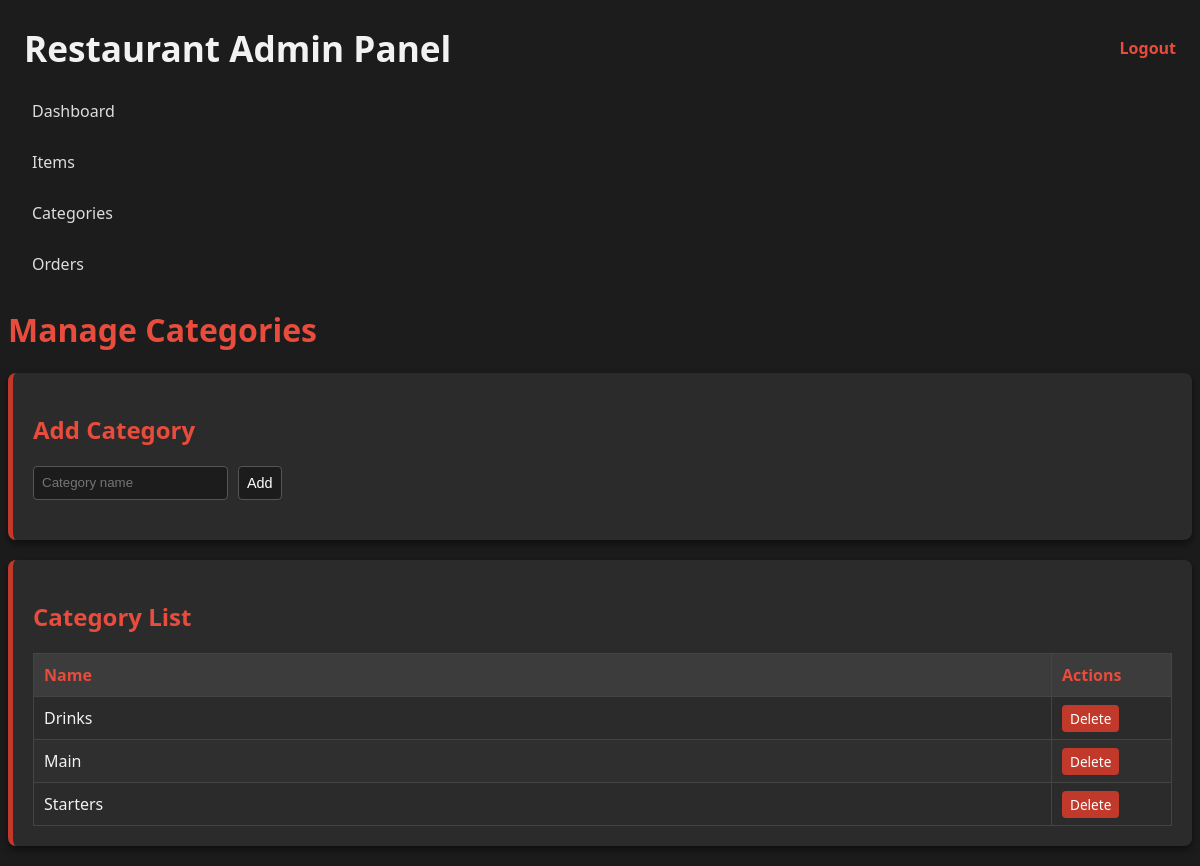
Screenshot of /public/admin/index.php?page=categories (signed in) with the database file from the repository.
### tables this page shows
CREATE TABLE categories (
    id INTEGER PRIMARY KEY AUTOINCREMENT,
    name TEXT NOT NULL
);

### public/admin/index.php (called while the page is built, shortened)
<?php
require __DIR__ . '/includes/header.php';
require __DIR__ . '/includes/sidebar.php';
$page = $_GET['page'] ?? 'dashboard';
require __DIR__ . "/$page.php";

### public/admin/categories.php (the view, shortened to what this page needs)
<?php
require __DIR__ . "/../../src/database.php";
$cats = $pdo->query("SELECT * FROM categories ORDER BY id DESC")->fetchAll(PDO::FETCH_ASSOC);
?>
<div class="main-content">
    <h1 class="page-title">Manage Categories</h1>
    <div class="card">
        <h2>Add Category</h2>
        <form method="POST" class="form-grid">
            <input type="text" name="name" placeholder="Category name" required>
            <button type="submit" name="create" class="btn-primary">Add</button>
        </form>
    </div>
    <div class="card">
        <h2>Category List</h2>
        <table class="table">
            <thead>
                <tr>
                    <th>Name</th>
                    <th style="width:120px;">Actions</th>
                </tr>
            </thead>
            <tbody>
            <?php foreach ($cats as $c): ?>
                <tr>
                    <td><?= htmlspecialchars($c['name']) ?></td>
                    <td>
                        <a href="index.php?page=categories&delete=<?= $c['id'] ?>" onclick="return confirm('Delete category?')" class="btn-danger-small">Delete</a>
                    </td>
                </tr>
            <?php endforeach; ?>
            </tbody>
        </table>
    </div>
</div>

### public/admin/assets/css/admin.css (style rules this page uses)
body.login-body, body { background-color: #1c1c1c; color: #f2f2f2; font-family: 'Segoe UI', sans-serif; }
.card, .card-stats .card { background-color: #2b2b2b; border-left: 5px solid #c0392b; border-radius: 8px; padding: 20px; margin-bottom: 20px; box-shadow: 0 4px 8px rgba(0,0,0,0.5); }
.table { width: 100%; border-collapse: collapse; margin-top: 10px; }
.table th, .table td { border: 1px solid #444; padding: 10px; text-align: left; }
.table th { background-color: #3c3c3c; color: #e74c3c; }
.table tbody tr:nth-child(even) { background-color: #2f2f2f; }
.btn-primary, .btn-primary-small { background-color: #e74c3c; color: #fff; padding: 6px 12px; border: none; border-radius: 4px; cursor: pointer; text-decoration: none; font-size: 0.9em; }
.btn-danger-small { background-color: #c0392b; color: #fff; padding: 4px 8px; border-radius: 4px; font-size: 0.85em; text-decoration: none; }
.form-grid { display: flex; gap: 10px; flex-wrap: wrap; margin-top: 10px; margin-bottom: 20px; }
.form-grid input, .form-grid select, .form-grid button { padding: 8px; border-radius: 4px; border: 1px solid #555; background-color: #1c1c1c; color: #fff; }
h1.page-title, h2 { color: #e74c3c; }
* { box-sizing: border-box; }

### rows the page displays
categories: name "Drinks"
categories: name "Main"
categories: name "Starters"
